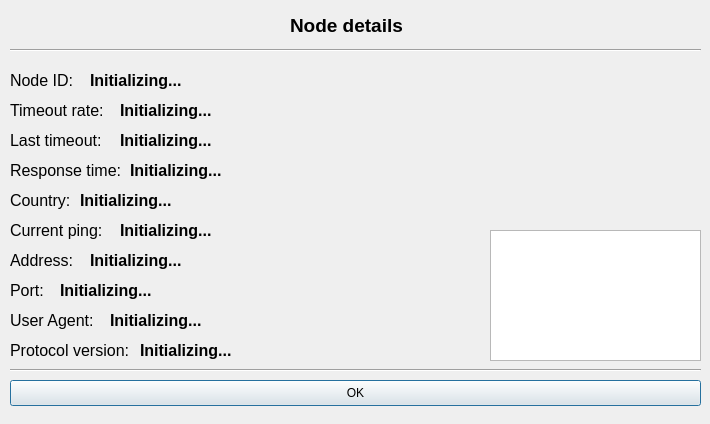
<?xml version="1.0" encoding="UTF-8"?>
<ui version="4.0">
 <class>NodeDetails</class>
 <widget class="QDialog" name="NodeDetails">
  <property name="geometry">
   <rect>
    <x>0</x>
    <y>0</y>
    <width>710</width>
    <height>424</height>
   </rect>
  </property>
  <property name="windowTitle">
   <string>Node details - Storj GUI Client</string>
  </property>
  <widget class="QLabel" name="label">
   <property name="geometry">
    <rect>
     <x>290</x>
     <y>10</y>
     <width>131</width>
     <height>31</height>
    </rect>
   </property>
   <property name="text">
    <string>&lt;html&gt;&lt;head/&gt;&lt;body&gt;&lt;p&gt;&lt;span style=&quot; font-size:14pt; font-weight:600;&quot;&gt;Node details&lt;/span&gt;&lt;/p&gt;&lt;/body&gt;&lt;/html&gt;</string>
   </property>
  </widget>
  <widget class="Line" name="line_3">
   <property name="geometry">
    <rect>
     <x>10</x>
     <y>40</y>
     <width>691</width>
     <height>20</height>
    </rect>
   </property>
   <property name="orientation">
    <enum>Qt::Horizontal</enum>
   </property>
  </widget>
  <widget class="QLabel" name="label_3">
   <property name="geometry">
    <rect>
     <x>10</x>
     <y>70</y>
     <width>71</width>
     <height>21</height>
    </rect>
   </property>
   <property name="text">
    <string>&lt;html&gt;&lt;head/&gt;&lt;body&gt;&lt;p&gt;&lt;span style=&quot; font-size:12pt;&quot;&gt;Node ID:&lt;/span&gt;&lt;/p&gt;&lt;/body&gt;&lt;/html&gt;</string>
   </property>
  </widget>
  <widget class="QLabel" name="label_4">
   <property name="geometry">
    <rect>
     <x>10</x>
     <y>100</y>
     <width>101</width>
     <height>21</height>
    </rect>
   </property>
   <property name="text">
    <string>&lt;html&gt;&lt;head/&gt;&lt;body&gt;&lt;p&gt;&lt;span style=&quot; font-size:12pt;&quot;&gt;Timeout rate:&lt;/span&gt;&lt;/p&gt;&lt;/body&gt;&lt;/html&gt;</string>
   </property>
  </widget>
  <widget class="QLabel" name="label_5">
   <property name="geometry">
    <rect>
     <x>10</x>
     <y>130</y>
     <width>101</width>
     <height>21</height>
    </rect>
   </property>
   <property name="text">
    <string>&lt;html&gt;&lt;head/&gt;&lt;body&gt;&lt;p&gt;&lt;span style=&quot; font-size:12pt;&quot;&gt;Last timeout:&lt;/span&gt;&lt;/p&gt;&lt;/body&gt;&lt;/html&gt;</string>
   </property>
  </widget>
  <widget class="QLabel" name="label_6">
   <property name="geometry">
    <rect>
     <x>10</x>
     <y>160</y>
     <width>121</width>
     <height>21</height>
    </rect>
   </property>
   <property name="text">
    <string>&lt;html&gt;&lt;head/&gt;&lt;body&gt;&lt;p&gt;&lt;span style=&quot; font-size:12pt;&quot;&gt;Response time:&lt;/span&gt;&lt;/p&gt;&lt;/body&gt;&lt;/html&gt;</string>
   </property>
  </widget>
  <widget class="QLabel" name="node_id_label">
   <property name="geometry">
    <rect>
     <x>90</x>
     <y>70</y>
     <width>601</width>
     <height>21</height>
    </rect>
   </property>
   <property name="text">
    <string>&lt;html&gt;&lt;head/&gt;&lt;body&gt;&lt;p&gt;&lt;span style=&quot; font-size:12pt; font-weight:600;&quot;&gt;Initializing...&lt;/span&gt;&lt;/p&gt;&lt;/body&gt;&lt;/html&gt;</string>
   </property>
  </widget>
  <widget class="QLabel" name="timeout_rate_label">
   <property name="geometry">
    <rect>
     <x>120</x>
     <y>100</y>
     <width>571</width>
     <height>21</height>
    </rect>
   </property>
   <property name="text">
    <string>&lt;html&gt;&lt;head/&gt;&lt;body&gt;&lt;p&gt;&lt;span style=&quot; font-size:12pt; font-weight:600;&quot;&gt;Initializing...&lt;/span&gt;&lt;/p&gt;&lt;/body&gt;&lt;/html&gt;</string>
   </property>
  </widget>
  <widget class="QLabel" name="last_timeout_label">
   <property name="geometry">
    <rect>
     <x>120</x>
     <y>130</y>
     <width>571</width>
     <height>21</height>
    </rect>
   </property>
   <property name="text">
    <string>&lt;html&gt;&lt;head/&gt;&lt;body&gt;&lt;p&gt;&lt;span style=&quot; font-size:12pt; font-weight:600;&quot;&gt;Initializing...&lt;/span&gt;&lt;/p&gt;&lt;/body&gt;&lt;/html&gt;</string>
   </property>
  </widget>
  <widget class="QLabel" name="response_time_label">
   <property name="geometry">
    <rect>
     <x>130</x>
     <y>160</y>
     <width>561</width>
     <height>21</height>
    </rect>
   </property>
   <property name="text">
    <string>&lt;html&gt;&lt;head/&gt;&lt;body&gt;&lt;p&gt;&lt;span style=&quot; font-size:12pt; font-weight:600;&quot;&gt;Initializing...&lt;/span&gt;&lt;/p&gt;&lt;/body&gt;&lt;/html&gt;</string>
   </property>
  </widget>
  <widget class="QLabel" name="label_11">
   <property name="geometry">
    <rect>
     <x>10</x>
     <y>190</y>
     <width>71</width>
     <height>21</height>
    </rect>
   </property>
   <property name="text">
    <string>&lt;html&gt;&lt;head/&gt;&lt;body&gt;&lt;p&gt;&lt;span style=&quot; font-size:12pt;&quot;&gt;Country:&lt;/span&gt;&lt;/p&gt;&lt;/body&gt;&lt;/html&gt;</string>
   </property>
  </widget>
  <widget class="QLabel" name="country_label">
   <property name="geometry">
    <rect>
     <x>80</x>
     <y>190</y>
     <width>561</width>
     <height>21</height>
    </rect>
   </property>
   <property name="text">
    <string>&lt;html&gt;&lt;head/&gt;&lt;body&gt;&lt;p&gt;&lt;span style=&quot; font-size:12pt; font-weight:600;&quot;&gt;Initializing...&lt;/span&gt;&lt;/p&gt;&lt;/body&gt;&lt;/html&gt;</string>
   </property>
  </widget>
  <widget class="QGraphicsView" name="country_graphicsView">
   <property name="geometry">
    <rect>
     <x>490</x>
     <y>230</y>
     <width>211</width>
     <height>131</height>
    </rect>
   </property>
  </widget>
  <widget class="QLabel" name="label_13">
   <property name="geometry">
    <rect>
     <x>10</x>
     <y>220</y>
     <width>101</width>
     <height>21</height>
    </rect>
   </property>
   <property name="text">
    <string>&lt;html&gt;&lt;head/&gt;&lt;body&gt;&lt;p&gt;&lt;span style=&quot; font-size:12pt;&quot;&gt;Current ping:&lt;/span&gt;&lt;/p&gt;&lt;/body&gt;&lt;/html&gt;</string>
   </property>
  </widget>
  <widget class="QLabel" name="ping_label">
   <property name="geometry">
    <rect>
     <x>120</x>
     <y>220</y>
     <width>301</width>
     <height>21</height>
    </rect>
   </property>
   <property name="text">
    <string>&lt;html&gt;&lt;head/&gt;&lt;body&gt;&lt;p&gt;&lt;span style=&quot; font-size:12pt; font-weight:600;&quot;&gt;Initializing...&lt;/span&gt;&lt;/p&gt;&lt;/body&gt;&lt;/html&gt;</string>
   </property>
  </widget>
  <widget class="Line" name="line_4">
   <property name="geometry">
    <rect>
     <x>10</x>
     <y>360</y>
     <width>691</width>
     <height>20</height>
    </rect>
   </property>
   <property name="orientation">
    <enum>Qt::Horizontal</enum>
   </property>
  </widget>
  <widget class="QPushButton" name="ok_bt">
   <property name="geometry">
    <rect>
     <x>10</x>
     <y>380</y>
     <width>691</width>
     <height>26</height>
    </rect>
   </property>
   <property name="text">
    <string>OK</string>
   </property>
  </widget>
  <widget class="QLabel" name="label_15">
   <property name="geometry">
    <rect>
     <x>10</x>
     <y>250</y>
     <width>71</width>
     <height>21</height>
    </rect>
   </property>
   <property name="text">
    <string>&lt;html&gt;&lt;head/&gt;&lt;body&gt;&lt;p&gt;&lt;span style=&quot; font-size:12pt;&quot;&gt;Address:&lt;/span&gt;&lt;/p&gt;&lt;/body&gt;&lt;/html&gt;</string>
   </property>
  </widget>
  <widget class="QLabel" name="address_label">
   <property name="geometry">
    <rect>
     <x>90</x>
     <y>250</y>
     <width>381</width>
     <height>21</height>
    </rect>
   </property>
   <property name="text">
    <string>&lt;html&gt;&lt;head/&gt;&lt;body&gt;&lt;p&gt;&lt;span style=&quot; font-size:12pt; font-weight:600;&quot;&gt;Initializing...&lt;/span&gt;&lt;/p&gt;&lt;/body&gt;&lt;/html&gt;</string>
   </property>
  </widget>
  <widget class="QLabel" name="port_label">
   <property name="geometry">
    <rect>
     <x>60</x>
     <y>280</y>
     <width>391</width>
     <height>21</height>
    </rect>
   </property>
   <property name="text">
    <string>&lt;html&gt;&lt;head/&gt;&lt;body&gt;&lt;p&gt;&lt;span style=&quot; font-size:12pt; font-weight:600;&quot;&gt;Initializing...&lt;/span&gt;&lt;/p&gt;&lt;/body&gt;&lt;/html&gt;</string>
   </property>
  </widget>
  <widget class="QLabel" name="label_18">
   <property name="geometry">
    <rect>
     <x>10</x>
     <y>280</y>
     <width>41</width>
     <height>21</height>
    </rect>
   </property>
   <property name="text">
    <string>&lt;html&gt;&lt;head/&gt;&lt;body&gt;&lt;p&gt;&lt;span style=&quot; font-size:12pt;&quot;&gt;Port:&lt;/span&gt;&lt;/p&gt;&lt;/body&gt;&lt;/html&gt;</string>
   </property>
  </widget>
  <widget class="QLabel" name="user_agent_label">
   <property name="geometry">
    <rect>
     <x>110</x>
     <y>310</y>
     <width>341</width>
     <height>21</height>
    </rect>
   </property>
   <property name="text">
    <string>&lt;html&gt;&lt;head/&gt;&lt;body&gt;&lt;p&gt;&lt;span style=&quot; font-size:12pt; font-weight:600;&quot;&gt;Initializing...&lt;/span&gt;&lt;/p&gt;&lt;/body&gt;&lt;/html&gt;</string>
   </property>
  </widget>
  <widget class="QLabel" name="label_20">
   <property name="geometry">
    <rect>
     <x>10</x>
     <y>340</y>
     <width>131</width>
     <height>21</height>
    </rect>
   </property>
   <property name="text">
    <string>&lt;html&gt;&lt;head/&gt;&lt;body&gt;&lt;p&gt;&lt;span style=&quot; font-size:12pt;&quot;&gt;Protocol version:&lt;/span&gt;&lt;/p&gt;&lt;/body&gt;&lt;/html&gt;</string>
   </property>
  </widget>
  <widget class="QLabel" name="label_21">
   <property name="geometry">
    <rect>
     <x>10</x>
     <y>310</y>
     <width>101</width>
     <height>21</height>
    </rect>
   </property>
   <property name="text">
    <string>&lt;html&gt;&lt;head/&gt;&lt;body&gt;&lt;p&gt;&lt;span style=&quot; font-size:12pt;&quot;&gt;User Agent:&lt;/span&gt;&lt;/p&gt;&lt;/body&gt;&lt;/html&gt;</string>
   </property>
  </widget>
  <widget class="QLabel" name="protocol_version_label">
   <property name="geometry">
    <rect>
     <x>140</x>
     <y>340</y>
     <width>331</width>
     <height>21</height>
    </rect>
   </property>
   <property name="text">
    <string>&lt;html&gt;&lt;head/&gt;&lt;body&gt;&lt;p&gt;&lt;span style=&quot; font-size:12pt; font-weight:600;&quot;&gt;Initializing...&lt;/span&gt;&lt;/p&gt;&lt;/body&gt;&lt;/html&gt;</string>
   </property>
  </widget>
 </widget>
 <resources/>
 <connections/>
</ui>
